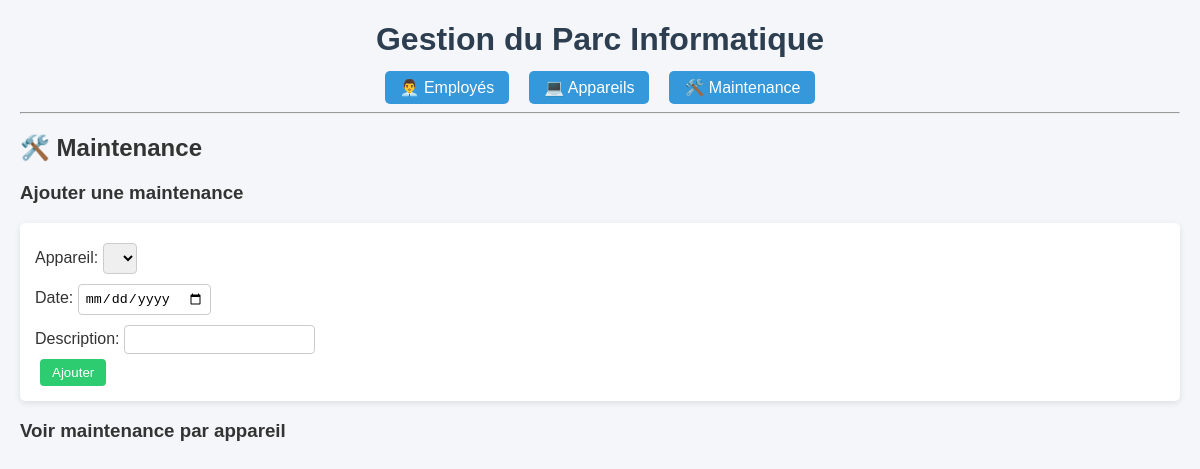
/maintenance, run on an earlier commit of the app's database.
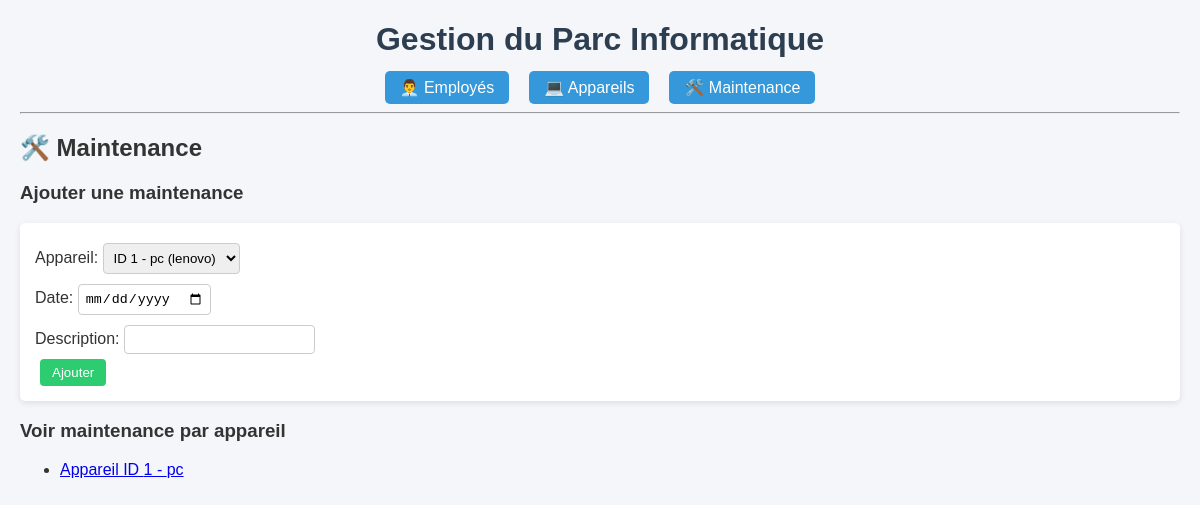
And on a later commit of the database.
### tables this page shows
CREATE TABLE devices (
            id INTEGER PRIMARY KEY AUTOINCREMENT,
            type TEXT NOT NULL,
            brand TEXT,
            serial_number TEXT UNIQUE,
            employee_id INTEGER,
            FOREIGN KEY (employee_id) REFERENCES employees(id)
        );

### web/app.py (the view)
@app.route("/maintenance")
def maintenance():
    devices = list_devices(return_data=True)
    return render_template("maintenance.html", devices=devices)

### Models/models.py (called while the page is built, shortened)
def _get_conn():
    conn = sqlite3.connect(DB_PATH)
    conn.execute("PRAGMA foreign_keys = ON")
    return conn

def list_devices(return_data=False):
    conn = _get_conn()
    cur = conn.cursor()
    cur.execute(
        "SELECT id, type, brand, serial_number, employee_id FROM devices ORDER BY id"
    )
    rows = cur.fetchall()
    conn.close()
    if return_data:
        return rows

### web/templates/maintenance.html
{% extends "base.html" %}
{% block content %}
<h2>🛠️ Maintenance</h2>
<h3>Ajouter une maintenance</h3>
<form method="post" action="{{ url_for('add_maintenance_route') }}">
  Appareil:
  <select name="device_id" required>
    {% for d in devices %}
      <option value="{{ d[0] }}">ID {{ d[0] }} - {{ d[1] }} ({{ d[2] }})</option>
    {% endfor %}
  </select>
  <br>
  Date: <input type="date" name="date" required>
  <br>
  Description: <input type="text" name="description">
  <br>
  <button type="submit">Ajouter</button>
</form>
<h3>Voir maintenance par appareil</h3>
<ul>
  {% for d in devices %}
    <li>
      <a href="{{ url_for('maintenance_by_device', device_id=d[0]) }}">
        Appareil ID {{ d[0] }} - {{ d[1] }}
      </a>
    </li>
  {% endfor %}
</ul>
{% endblock %}

What changed in the data, as far as the page shows it:
added devices: id "1", type "pc"
Also different on the page:
form field device_id: (not shown) → "ID 1 - pc (lenovo)"
